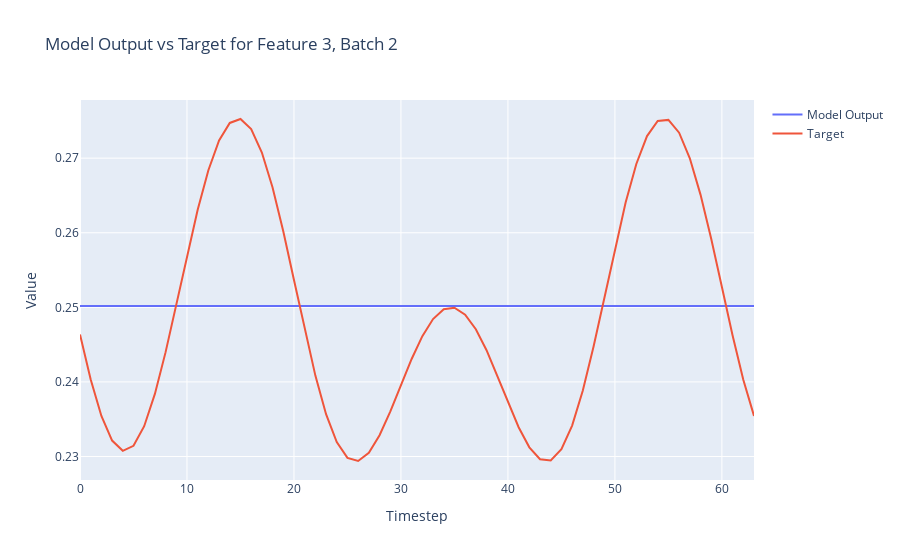

Source (notebook cell):
### Code cell
import plotly.graph_objects as go

def plot_model_output_vs_target(model_outputs, targets, batch_index=0, feature_index=0):
    # Extract the specified feature for the given batch from both the model outputs and targets
    model_output_series = model_outputs[batch_index, :, feature_index].detach().numpy()
    target_series = targets[batch_index, :, feature_index].numpy()
    
    # Create a range for the x-axis (timesteps)
    timesteps = list(range(model_output_series.shape[0]))
    
    # Create traces
    model_trace = go.Scatter(x=timesteps, y=model_output_series, mode='lines', name='Model Output')
    target_trace = go.Scatter(x=timesteps, y=target_series, mode='lines', name='Target')
    
    # Create the figure and add traces
    fig = go.Figure()
    fig.add_trace(model_trace)
    fig.add_trace(target_trace)
    
    # Add title and labels
    fig.update_layout(title=f'Model Output vs Target for Feature {feature_index}, Batch {batch_index}',
                      xaxis_title='Timestep',
                      yaxis_title='Value')
    
    # Show the figure
    fig.show()

# Assuming `y` and `Y` are your model outputs and targets, respectively
# Adjust batch_index and feature_index as needed
plot_model_output_vs_target(outputs, Y, batch_index=2, feature_index=3)

### Figure 1 — Plotly figure (JSON) as saved in the notebook; plotly's stock layout.template omitted (floating-point values rounded to 4 significant figures)
{"data": [{"mode": "lines", "name": "Model Output", "type": "scatter", "x": [0, 1, 2, 3, 4, 5, 6, 7, 8, 9, 10, 11, 12, 13, 14, 15, 16, 17, 18, 19, 20, 21, 22, 23, 24, 25, 26, 27, 28, 29, 30, 31, 32, 33, 34, 35, 36, 37, 38, 39, 40, 41, 42, 43, 44, 45, 46, 47, 48, 49, 50, 51, 52, 53, 54, 55, 56, 57, 58, 59, 60, 61, 62, 63], "y": [0.2502, 0.2502, 0.2502, 0.2502, 0.2502, 0.2502, 0.2502, 0.2502, 0.2502, 0.2502, 0.2502, 0.2502, 0.2502, 0.2502, 0.2502, 0.2502, 0.2502, 0.2502, 0.2502, 0.2502, 0.2502, 0.2502, 0.2502, 0.2502, 0.2502, 0.2502, 0.2502, 0.2502, 0.2502, 0.2502, 0.2502, 0.2502, 0.2502, 0.2502, 0.2502, 0.2502, 0.2502, 0.2502, 0.2502, 0.2502, 0.2502, 0.2502, 0.2502, 0.2502, 0.2502, 0.2502, 0.2502, 0.2502, 0.2502, 0.2502, 0.2502, 0.2502, 0.2502, 0.2502, 0.2502, 0.2502, 0.2502, 0.2502, 0.2502, 0.2502, 0.2502, 0.2502, 0.2502, 0.2502]}, {"mode": "lines", "name": "Target", "type": "scatter", "x": [0, 1, 2, 3, 4, 5, 6, 7, 8, 9, 10, 11, 12, 13, 14, 15, 16, 17, 18, 19, 20, 21, 22, 23, 24, 25, 26, 27, 28, 29, 30, 31, 32, 33, 34, 35, 36, 37, 38, 39, 40, 41, 42, 43, 44, 45, 46, 47, 48, 49, 50, 51, 52, 53, 54, 55, 56, 57, 58, 59, 60, 61, 62, 63], "y": [0.2464, 0.2403, 0.2354, 0.2321, 0.2308, 0.2314, 0.2341, 0.2384, 0.244, 0.2504, 0.2569, 0.2631, 0.2684, 0.2724, 0.2747, 0.2753, 0.2739, 0.2708, 0.2661, 0.2602, 0.2537, 0.247, 0.2408, 0.2357, 0.2319, 0.2298, 0.2294, 0.2305, 0.2329, 0.236, 0.2396, 0.2431, 0.2461, 0.2484, 0.2497, 0.2499, 0.249, 0.2471, 0.2443, 0.2409, 0.2373, 0.2339, 0.2312, 0.2296, 0.2295, 0.231, 0.2342, 0.2388, 0.2447, 0.2512, 0.2579, 0.2641, 0.2692, 0.273, 0.275, 0.2751, 0.2734, 0.27, 0.2651, 0.2592, 0.2527, 0.2462, 0.2403, 0.2354]}], "layout": {"title": {"text": "Model Output vs Target for Feature 3, Batch 2"}, "xaxis": {"title": {"text": "Timestep"}}, "yaxis": {"title": {"text": "Value"}}}}
